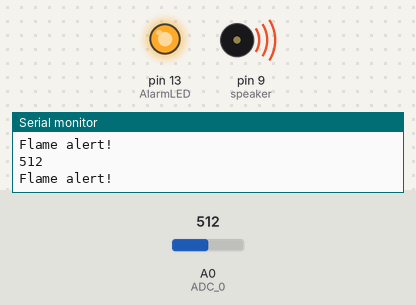
Bench run of a sketch on a simulated Arduino Uno, built with avr-gcc and run on an emulated ATmega328P. Shown: output pins drawn as LEDs (lit = HIGH), buzzer (waves = sounding), the last lines printed to the serial monitor. The inputs (shaded band) are chosen by the test bench; at power-on: A0 (ADC_0) = 512.

Above: at 1.25 s.
1.3 s: A0 (ADC_0) set to 311
4.3 s: A0 (ADC_0) set to 284
At 5.5 s:
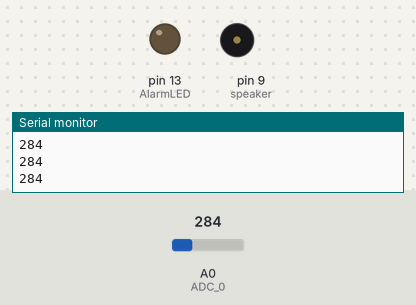
6.0 s: A0 (ADC_0) set to 306
At 6.2 s:
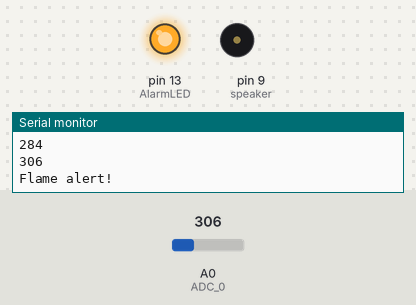
9.0 s: A0 (ADC_0) set to 290
At 10.4 s:
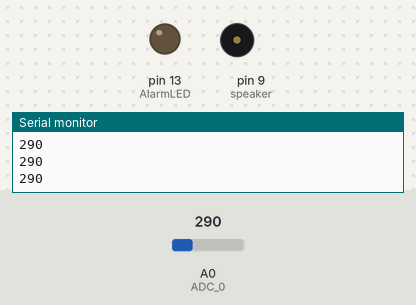
Timing chart, 0 to 11.5 s (numbered marks = the images above; inputs shaded):
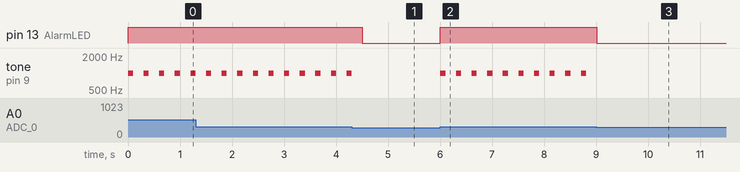

The sketch:

Flame_alarm.ino
```cpp
// Flame_alarm.ino
// Rv = 10 k
#define AlarmLED 13
#define speaker 9
int ADC_value;
int ADC_0=0;
int threshold = 300;
void setup()
{ Serial.begin(9600);
pinMode(AlarmLED, OUTPUT);
}
void loop()
{ ADC_value=analogRead(ADC_0);
Serial.println(ADC_value);
if(ADC_value > threshold)
{ digitalWrite(AlarmLED,HIGH);
tone(speaker,1000,100);
Serial.println("Flame alert!");
}
else digitalWrite(AlarmLED,LOW);
delay(300);
}
```

Measured:
- the behaviour switches between 301 and 300 on A0 (ADC_0) (found by bisection; images 0 and 1)
- after the input at 4.3 s, pin 13 (AlarmLED): HIGH → LOW after 0.21 s; tone on pin 9 (speaker): goes on until 4.3 s, then stays silent
- after the input at 6.0 s, pin 13 (AlarmLED): LOW → HIGH at once; tone on pin 9 (speaker): alternates 1000 Hz for 0.10 s and silent for 0.20 s, starting at once
- after the input at 9.0 s, pin 13 (AlarmLED): HIGH → LOW at once; tone on pin 9 (speaker): stops changing and stays silent
- by itself, tone on pin 9 (speaker): alternates 1000 Hz for 0.10 s and silent for 0.20 s
